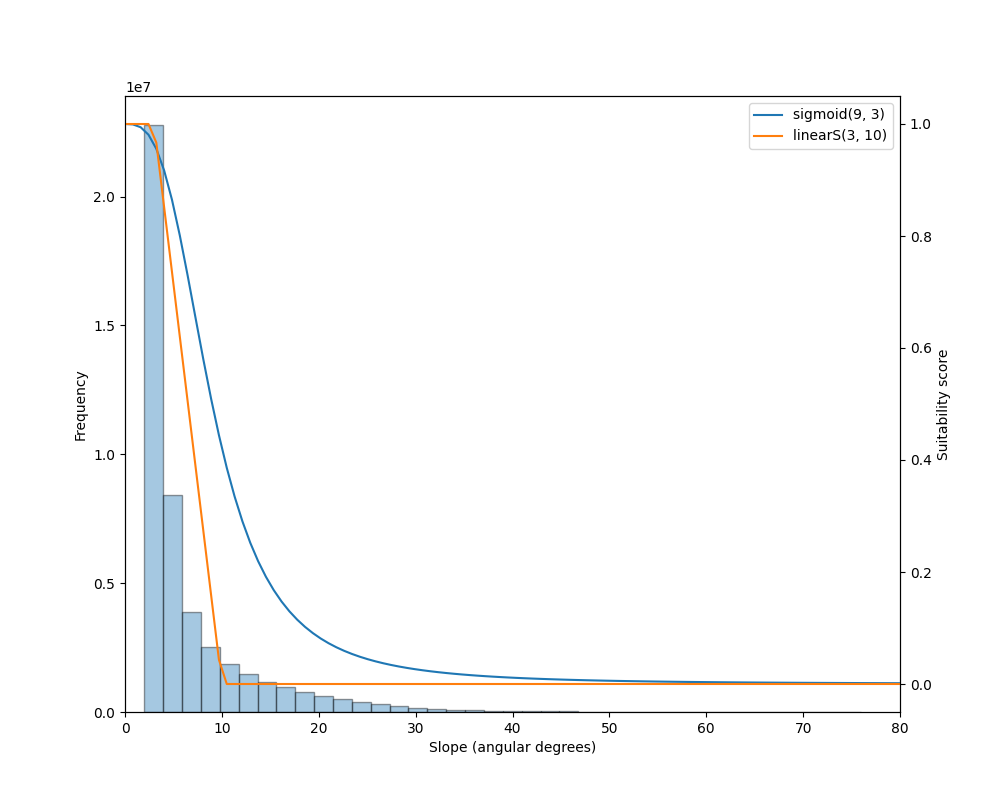

Write the Python code that produced this figure.
from vis import sigmoid, linearS
import matplotlib.pyplot as plt
import numpy as np
import seaborn as sns

def main():
    # get by running hist_values.r (remove the first value in breaks)
    breaks = [
        2,4,6,8,10,12,14,16,18,20,22,24,26,28,30,32,34,36,38,40,42,44,46,48,
        50,52,54,56,58,60,62,64,66,68,70,72,74,76
    ]

    counts = [
        22766846,8431926,3884009,2539251,1862485,1456932,1176362,958855,
        783334,629724,495948,382519,291880,216903,156414,112349,
        80214,58650,45103,36291,30580,25295,20852,16638,
        12744,9073,6360,4102,2489,1372,858,479,
        285,134,75,56,4,1,
    ]

    _, ax1 = plt.subplots(figsize=(10, 8))
    sns.distplot(
        breaks,
        hist_kws={
            "weights": counts,
            "edgecolor": "black"
        },
        bins=len(breaks),
        kde=False,
        ax=ax1
    )
    ax1.set_xlim((0, 80))
    ax1.set_ylabel('Frequency')
    ax1.set_xlabel('Slope (angular degrees)')
    #plt.show()
    ax2 = ax1.twinx()

    x = np.linspace(0, 80, 100)

    y1 = sigmoid(9, 3)(x)
    y2 = list(map(linearS(3, 10), x))

    ax2.plot(x, y1, label='sigmoid(9, 3)')
    ax2.plot(x, y2, label='linearS(3, 10)')
    ax2.set_ylabel('Suitability score')
    plt.legend()
    plt.savefig('slope.png')


if __name__ == '__main__':
    main()
